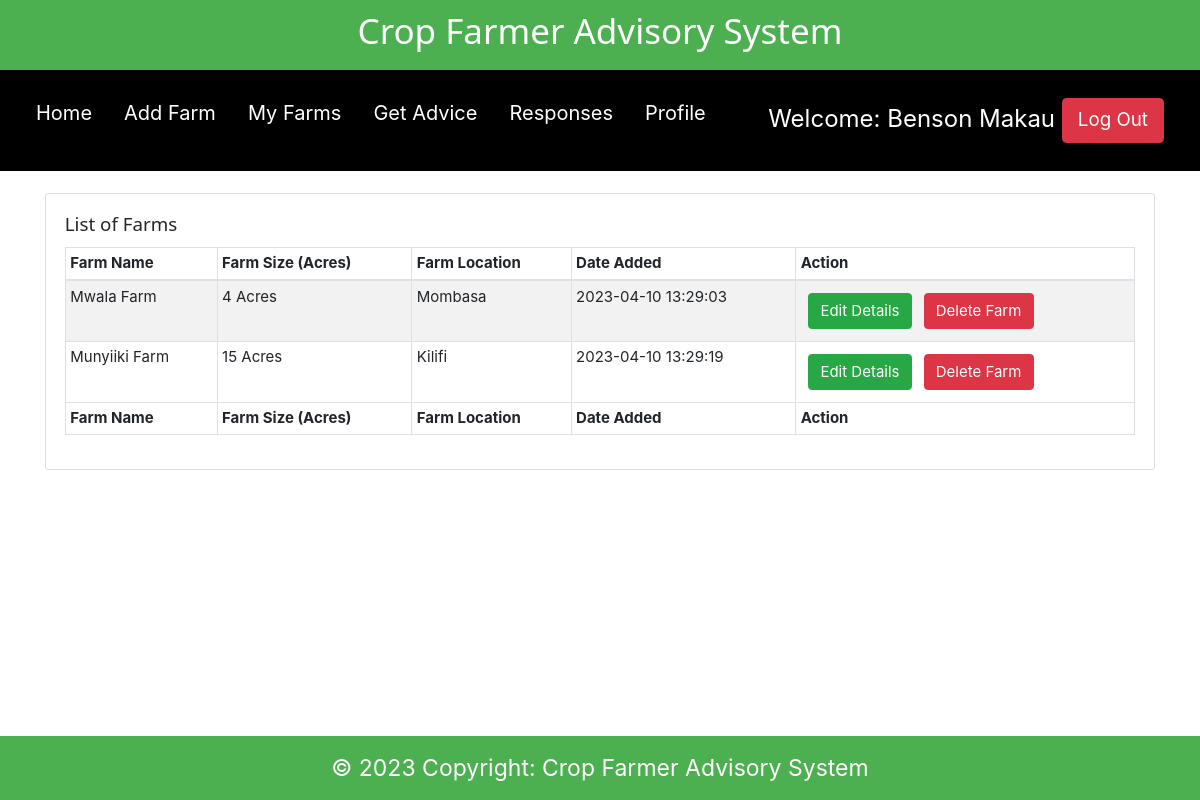
The page /farms.php (signed in) on the database its author committed.
### tables this page shows
CREATE TABLE `farm_details` (
  `id` int(11) NOT NULL,
  `farm_id` varchar(255) NOT NULL,
  `farm_name` varchar(255) NOT NULL,
  `farm_location` varchar(255) NOT NULL,
  `farm_size` varchar(100) NOT NULL,
  `date_added` timestamp NOT NULL DEFAULT current_timestamp()
);

CREATE TABLE `county_details` (
  `id` int(11) NOT NULL,
  `county_id` varchar(20) NOT NULL,
  `county_name` varchar(50) NOT NULL
);

### farms.php (the view, shortened to what this page needs)
<?php
include 'connection.php';
$farmer_id = $_SESSION['farmerId'];
?>
<!DOCTYPE html>
<html>
<head>
    <?php
include './components/header.php';
?>
</head>
<body>
    <?php
include './components/navbar.php';
?>
    <div class="container">
        <div class="row">
            <div class="col-md-12">
                <div class="card">
                    <div class="card-body">
                        <h5 class="card-title">List of Farms</h5>
                        <table id="dtBasicExample" class="table table-striped table-bordered table-sm" cellspacing="0"
                            width="100%">
                            <thead>
                                <tr>
                                    <th>Farm Name</th>
                                    <th>Farm Size (Acres)</th>
                                    <th>Farm Location</th>
                                    <th>Date Added</th>
                                    <th>Action</th>
                                </tr>
                            </thead>
                            <tbody>
                                <?php
  if($farmer_id){
      $data_fetch_query = "SELECT * FROM `farm_details`
	INNER JOIN farmer_owner_details ON farmer_owner_details.farm_id = farm_details.farm_id
	INNER JOIN county_details ON county_details.county_id = farm_details.farm_location WHERE farmer_owner_details.owner_id = '$farmer_id'";
      $data_result = mysqli_query($db, $data_fetch_query);
      if ($data_result->num_rows > 0){
          while($row = $data_result->fetch_assoc()) {
              $farm_id = $row['farm_id'];
              $farm_name = $row['farm_name'];
              $farm_size = $row['farm_size'];
              $farm_loc = $row['county_id'];
              $farm_location = $row['county_name'];
              $date_created = $row['date_added'];
      echo "<tr> <td>" .$farm_name.  "</td>";
      echo "<td>" .$farm_size." "."Acres"."</td>";
      echo "<td>" .$farm_location."</td>";
      echo "<td>" .$date_created."</td>";
      echo "<td>
      <form method ='POST' action=''>
      <input  type='text' hidden name='Farm_id' value='$farm_id'>
      <input type='submit' data-farm_id='$farm_id'  data-farm_name='$farm_name' data-farm_size='$farm_size' data-farm_location='$farm_loc' value='Edit Details' name='edit-farm-btn' class='btn btn-success edit-farm-modal-btn m-2'>
      <input type='submit' data-id= '$farm_id' value='Delete Farm'  class='btn btn-danger deleteFarmBtn'>
      </form>
      </td> </tr>";
      }
      }else{
      echo "<td>"."No Data Found"."</td>";
      }
      } else{
          echo "<td>"."No farms available"."</td>";
      }
?>
                            </tbody>
                            <tfoot>
                                <tr>
                                    <th>Farm Name</th>
                                    <th>Farm Size (Acres)</th>
                                    <th>Farm Location</th>
                                    <th>Date Added</th>
                                    <th>Action</th>
                                </tr>
                            </tfoot>
                        </table>
                    </div>
                </div>
            </div>
        </div>
        <?php
include './components/footer.php';
            ?>
    </div>
</body>
</html>

### css/w3css.css (style rules this page uses)
html { box-sizing:border-box }
*,*:before,*:after { box-sizing:inherit }
html { -ms-text-size-adjust:100%;-webkit-text-size-adjust:100% }
body { margin:0 }
button,input,select,textarea { font:inherit;margin:0 }
button,input { overflow:visible }
button,html [type=button],[type=reset],[type=submit] { -webkit-appearance:button }
html,body { font-family:Verdana,sans-serif;font-size:15px;line-height:1.5 }
html { overflow-x:hidden }
h1,h2,h3,h4,h5,h6,.w3-slim,.w3-wide { font-family:"Segoe UI",Arial,sans-serif }
h5 { font-size:18px }
h1,h2,h3,h4,h5,h6 { font-weight:400;margin:10px 0 }

### css/style.css (style rules this page uses)
html { padding: 0; margin: 0; }

### rows shown on the page
farm_details: farm_name "Mwala Farm", farm_size "4", farm_location.county_name "Mombasa", date_added "2023-04-10 13:29:03"
farm_details: farm_name "Munyiiki Farm", farm_size "15", farm_location.county_name "Kilifi", date_added "2023-04-10 13:29:19"

### other values the page prints
$name "Benson Makau"
